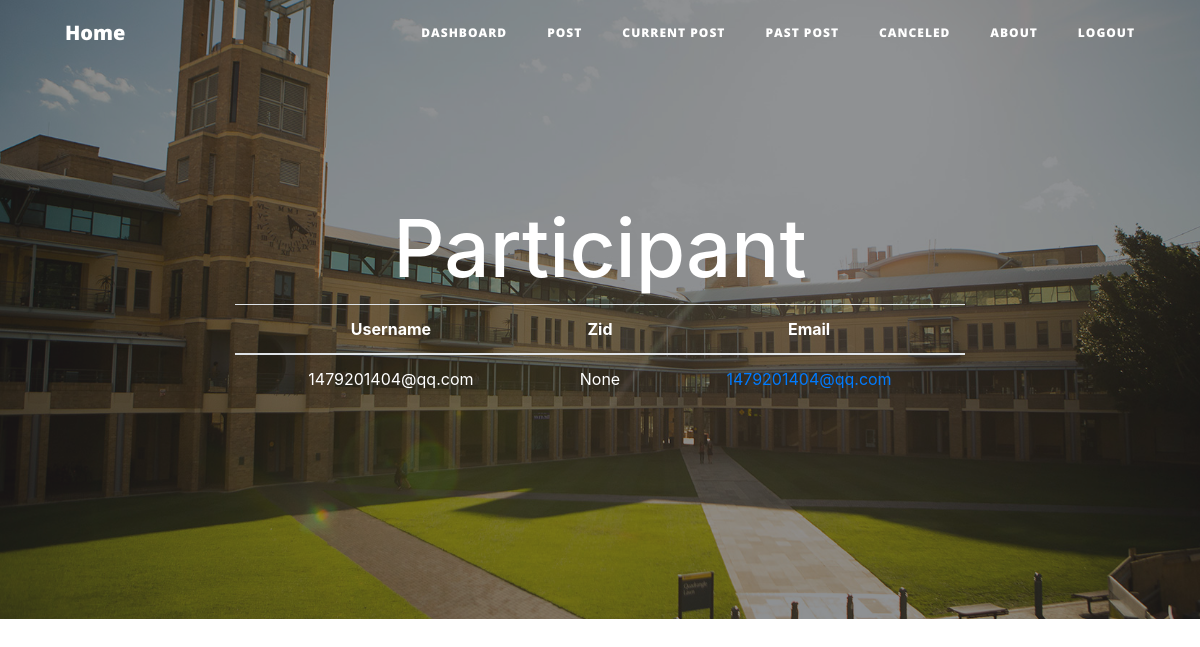
/info/1/participant/ (signed in), run on the app's committed database.
### event.py (models this page shows, shortened)
class User(UserMixin, db.Model):
    __tablename__ = 'users'
    user_id = db.Column(db.Integer, primary_key=True)
    name = db.Column(db.String(80), unique=True)
    zid = db.Column(db.Integer, unique = True)
    email = db.Column(db.String(120), unique=True)
    password = db.Column(db.String(120))
    role = db.Column(db.String(80))
    fee = db.Column(db.Float)
    events = db.relationship('Event', secondary = event_realation,
                                backref=db.backref('events_all', lazy='dynamic'))
    seminars = db.relationship('Seminar', secondary = seminar_realation,
                                backref=db.backref('seminars_all', lazy='dynamic'))
    sessions = db.relationship('Session', secondary = session_realation,
                                backref=db.backref('sessions_all', lazy='dynamic'))
    @property
    def is_authenticated(self):
        return True
    @property
    def is_anonymous(self):
        return False

### route.py (the view)
@app.route('/info/<eventId>/participant/',methods = ['POST','GET'])
@login_required
def participant(eventId):
    event = Event.query.filter_by(event_id = int(eventId)).one()
    return render_template('participant.html',user = event.events_all.all())

### server.py (called while the page is built)
@login_manager.user_loader
def load_user(user_id):
    return User.query.get(int(user_id))

### templates/participant.html
{% extends 'base.html' %}
{% block body %}
<header class="masthead" style="background-image: url('{{ url_for('static', filename = 'asb-unsw-campus-15.jpg') }}')">
    <div class="overlay"></div>
    <div class="container">
        <div class="row">
            <div class="col-lg-8 col-md-10 mx-auto">
                <div class="site-heading">
                    <h1>Participant</h1>
                    <table class="table table-condensed">
                        <thead>
                          <tr>
                            <th>Username</th>
                            <th>Zid</th>
                            <th>Email</th>
                          </tr>
                        </thead>
                    {% for u in user %}
                        {% if u %}
                                <tbody>
                                    <tr>
                                        <td> {{ u.name }} </td>
                                        <td> {{ u.zid }} </td>
                                        <td><a href="https://outlook.office.com/" target="_blank">{{ u.email}}</a> </td>
                                    </tr>
                                </tbody>
                        {% endif %}
                    {% endfor %}
                    </table>
                </div>
            </div>
        </div>
    </div>
</header>
{% endblock %}

### templates/base.html (shortened to what this page needs)
<!DOCTYPE html>
<html lang="en">
    <head>
        <link rel = stylesheet type="text/css" href="{{ url_for('static',filename = 'font-awesome.min.css')}}"/>
        <link rel = stylesheet type="text/css" href="{{ url_for('static',filename = 'clean-blog.min.css')}}"/>
        <link rel = stylesheet type="text/css" href="{{ url_for('static',filename = 'bootstrap.min.css')}}"/>
    </head>
    <body>
        <nav  class="navbar navbar-expand-lg navbar-light fixed-top" id="mainNav">
            <div class="container">
                <a class="navbar-brand" href="{{url_for('index')}}">Home</a>
                <div class="collapse navbar-collapse" id="navbarResponsive">
                    <ul class="navbar-nav ml-auto">
                        {% if not current_user.is_anonymous%}
                            <li class="nav-item">
                                <a class="nav-link" href="{{ url_for('dashboard') }}">Dashboard</a>
                            </li>
                        {% endif %}
                        {% if current_user.role == 'trainer' %}
                            <li class="nav-item">
                                <a class="nav-link" href="{{ url_for('post') }}">Post</a>
                            </li>
                            <li class="nav-item">
                                <a class="nav-link" href="{{ url_for('currpost') }}">Current Post</a>
                            </li>
                            <li class="nav-item">
                                <a class="nav-link" href=" {{url_for('pastpost')}} ">Past Post</a>
                            </li>
                            <li class="nav-item">
                                <a class="nav-link" href="{{ url_for('cance') }}">Canceled</a>
                            </li>
                        {% endif %}
                        <li class="nav-item">
                            <a class="nav-link" href="{{ url_for('about') }}">About</a>
                        </li>
                        {% if current_user.is_anonymous %}
                        <li class="nav-item">
                                <a class="nav-link" href="{{ url_for('login') }}">Login</a>
                        </li>
                        {% else %}
                        <li class="nav-item">
                            <a class="nav-link" href="{{ url_for('logout') }}">Logout</a>
                        </li>
                        {% endif %}
                    </ul>
                </div>
            </div>
        </nav>
        {% block body %}{% endblock %}
    </body>
</html>

### data on the page
User: name "1479201404@qq.com", zid "None", email "1479201404@qq.com"
